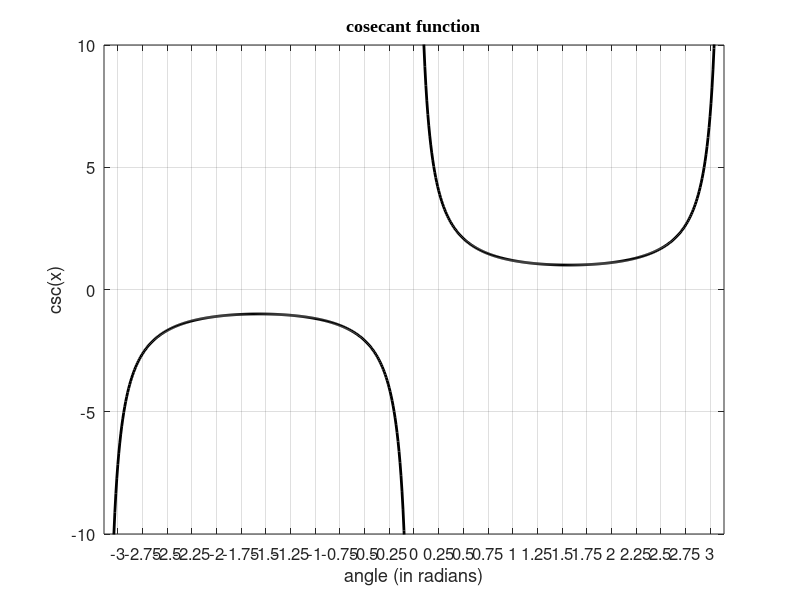

Here is the MATLAB script that generated this plot: (Note: this script raises an error after producing the figure.)
% plot_cosecant.m
% Plot of cosecant function from -pi to pi (split at singularity)

% Setup
x1_left = -pi:0.01:-0.01;     % Left side of 0
x1_right = 0.01:0.01:pi;      % Right side of 0

% Compute y values
y1_left = csc(x1_left);
y1_right = csc(x1_right);

% Create plot
figure('Color', 'w'); % Set background to white
plot(x1_left, y1_left, 'k', 'LineWidth', 2); hold on;
plot(x1_right, y1_right, 'k', 'LineWidth', 2);
grid on;

% Title and labels
title('cosecant function', 'FontName', 'Times New Roman', 'FontSize', 20);
xlabel('angle (in radians)', 'FontSize', 14);
ylabel('csc(x)', 'FontSize', 14);

% Axes
xlim([-pi pi]);
ylim([-10 10]);
set(gca, 'FontSize', 12);

% Set custom ticks and labels
xticks(-3:0.25:3);
x_labels = strings(size(-3:0.25:3));
tick_vals = -3:0.25:3;
for i = 1:length(tick_vals)
    if mod(tick_vals(i), 0.5) == 0
        x_labels(i) = num2str(tick_vals(i));
    else
        x_labels(i) = '';
    end
end
xticklabels(x_labels);
